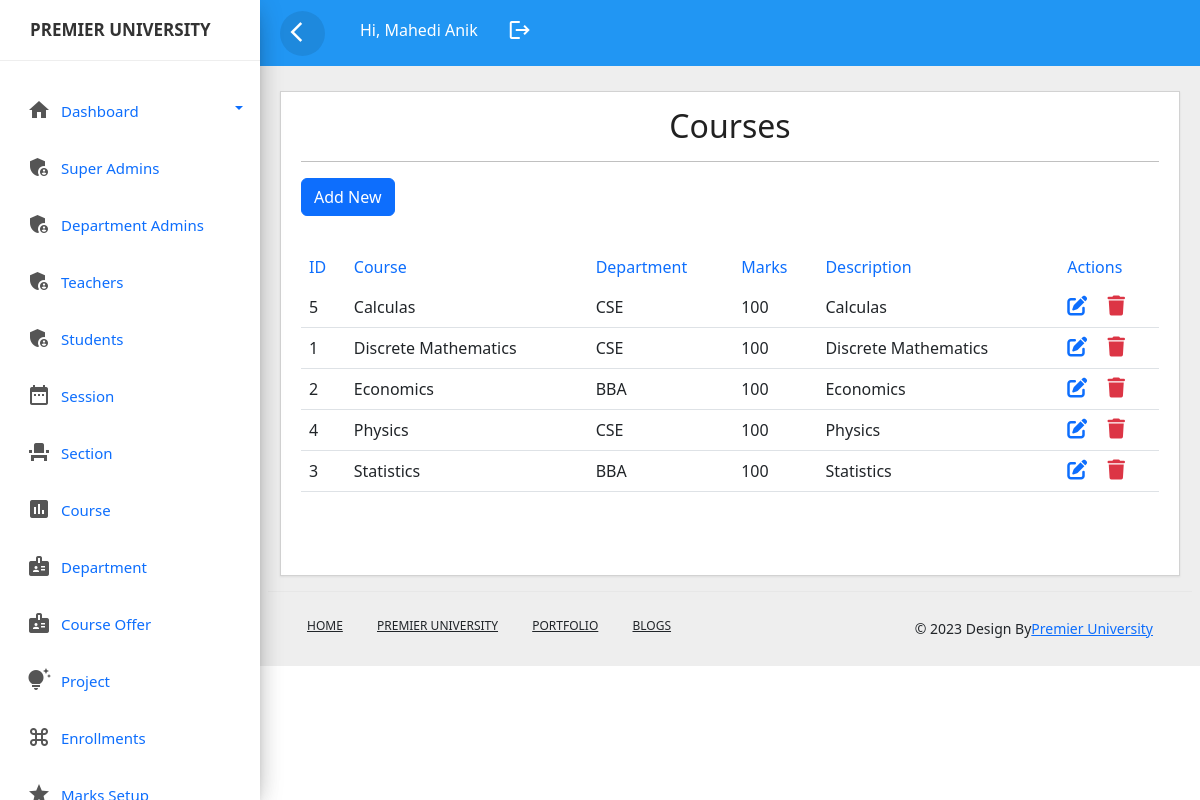
/course.php (signed in), run on the app's committed database.
### tables this page shows
CREATE TABLE `course` (
  `courseid` int(11) NOT NULL,
  `course` varchar(255) NOT NULL,
  `departmentid` int(11) DEFAULT NULL,
  `totalmarks` float DEFAULT NULL,
  `description` varchar(255) DEFAULT NULL
);

CREATE TABLE `department` (
  `departmentid` int(11) NOT NULL,
  `departmentname` varchar(255) NOT NULL,
  `remarks` varchar(255) NOT NULL
);

### course.php (the view, shortened to what this page needs)
<?php include_once('header.php');?>
<?php include_once('sidebar.php');?>
<?php include_once('top-header.php');?>
<!DOCTYPE html>
<html lang="en">
<head>
	<link rel="stylesheet" href="css/style.css">
 <link href="https://cdn.jsdelivr.net/npm/bootstrap@5.2.3/dist/css/bootstrap.min.css" rel="stylesheet">
 <link rel="stylesheet" href="https://cdnjs.cloudflare.com/ajax/libs/font-awesome/6.4.0/css/all.min.css" />
</head>
<body>
	<div class="main-content">
		<div class="row">
			<div class="col-lg-12 col-md-12">
				<div class="card" style="min-height:485px">
					<div class="card-header card-header-text">
						<h2 class="card-title" style="text-align: center;">Courses</h2>
						<hr>
						<a href="add_course.php" class="btn btn-primary mb-3">Add New</a>
					</div>
					<div class="card-content table-responsive">
						<table class="table table-hover">
							<thead class="text-primary">
								<tr><th>ID</th>
									<th>Course</th>
									<th>Department</th>
									<th>Marks</th>
									<th>Description</th>
									<th>Actions</th>
								</tr>
							</thead>
							<tbody>
								<?php
									@include 'config.php';
									$query=mysqli_query($conn,"select * from `course` left join department on course.departmentid=department.departmentid order by course asc");
									while($row=mysqli_fetch_array($query)){
									?>
									<tr>
										<td><?php echo ucwords($row['courseid']); ?></td>
										<td><?php echo ucwords($row['course']); ?></td>
										<td><?php echo ucwords($row['departmentname']); ?></td>
										<td><?php echo ucwords($row['totalmarks']); ?></td>
										<td><?php echo ucwords($row['description']); ?></td>
										<td>
											 <a href="edit_course.php?id=<?php echo $row['courseid'] ?>&departmentid=<?php echo $row['departmentid'] ?>" ><i class="fa-solid fa-pen-to-square fs-5 me-3"></i></a>
             <a href="delete_course.php?id=<?php echo $row['courseid'] ?>" class="link-danger"><i class="fa-solid fa-trash fs-5"></i></a>
										</td>
									</tr>
									<?php
									}
								?>
							</tbody>
						</table>
					</div>
				</div>
			</div>
		</body>
		<?php include_once('footer.php');?>
		</html>

### css/custom.css (style rules this page uses)
body,html { line-height:1.8; font-family:'Roboto',sans-serif; color:#555e58; text-transform:capitalize; font-weight:400; margin:0px; padding:0px; }
h1,h2,h3,h4,h5,h6,.h1,.h2,.h3,.h4 { font-weight:400; line-height:1.5em; }
a { color:#333; font-weight:400; }
a,a:hover,a:focus { color:#333; text-decoration:none; transition:all 0.3s; }
.main-content { padding:10px 20px 0px 20px; position:relative; width:100%; }
.card { margin:10px 0px; }
.card { border-radius:0px!important; }
.card { display:inline-block; position:relative; border:none; width:100%; margin:15px 0; box-shadow:0 1px 2px rgb(0 0 0 / 8%); border-radius:6px; color:rgba(0,0,0,0.87); background-color:#fff; }
.card .card-header { padding:15px 20px 0; z-index:3; border-bottom:0px!important; background-color:#fff; border-radius:none; }
.card .card-content { padding:15px 20px; position:relative; }
.card .card-title:not(.card-calender .card-title) { margin-top:0; margin-bottom:5px; }
.table > thead > tr > th { border-bottom:1px; font-size:16px; font-weight:400; }

### css/style.css (style rules this page uses)
* { margin: 0; padding: 0; }
a { text-decoration: none; -webkit-transition: all 0.5s ease-in-out 0s; -o-transition: all 0.5s ease-in-out 0s; transition: all 0.5s ease-in-out 0s; }

### data on the page
course: courseid "5", course "Calculas", departmentid.departmentname "CSE", totalmarks "100", description "Calculas"
course: courseid "1", course "Discrete Mathematics", departmentid.departmentname "CSE", totalmarks "100", description "Discrete Mathematics"
course: courseid "2", course "Economics", departmentid.departmentname "BBA", totalmarks "100", description "Economics"
course: courseid "4", course "Physics", departmentid.departmentname "CSE", totalmarks "100", description "Physics"
course: courseid "3", course "Statistics", departmentid.departmentname "BBA", totalmarks "100", description "Statistics"

### other printed values
$_SESSION['user'] "Mahedi Anik"
